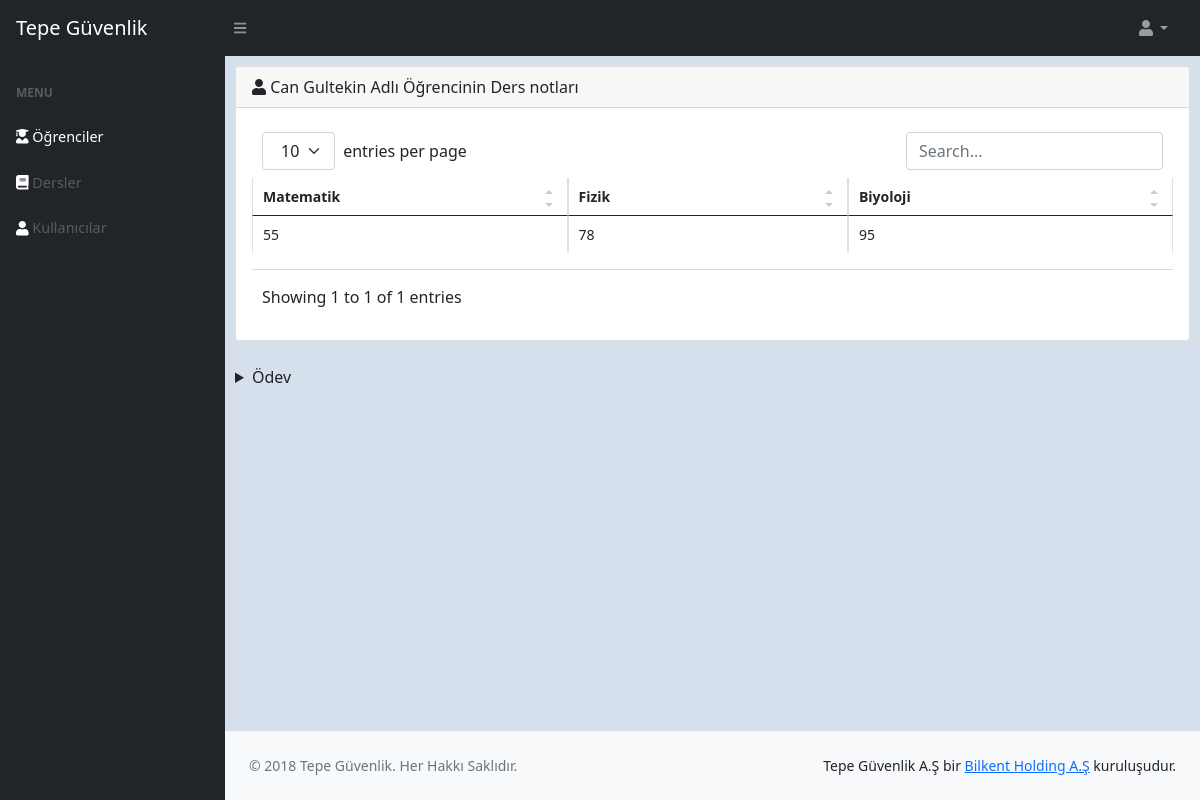
/index.php/students_detail, run on the app's committed database.
### tables this page shows
CREATE TABLE `identity` (
  `id` int(10) NOT NULL,
  `name` varchar(50) NOT NULL,
  `surname` varchar(50) NOT NULL,
  `addres` varchar(250) DEFAULT NULL,
  `math_grade` int(10) DEFAULT NULL,
  `physics_grade` int(10) DEFAULT NULL,
  `biology_grade` int(10) DEFAULT NULL
);

### application/controllers/Students_Detail.php (called while the page is built, shortened)
<?php
class Students_Detail extends CI_Controller
{
    public function __construct()
    {
        $this->load->model('Main_model');
    }
    public function index()
    {
        $student_id = 1;
        $data = array();
        $data_content = array();
        $data_content['student_info'] = $this->Main_model->get_students_detail($student_id);
        $data_content['lessons'] = $this->Main_model->get_all_lessons();
        $data['content'] = $this->load->view('students_detail', $data_content, true);
        $data['selected'] = 'students';
        $this->load->helper('url');
        $this->load->view('includes/header');
        $this->load->view('includes/sidebar', $data);
        $this->load->view('includes/footer');
    }
}

### index.php (called while the page is built, shortened)
<?php
require_once BASEPATH.'core/CodeIgniter.php';

### application/models/Main_model.php (called while the page is built, shortened)
<?php if (!defined('BASEPATH')) exit('No direct script access allowed');
class Main_model extends CI_Model
{
    function get_students_detail($id)
    {
        $query_string = "SELECT * FROM `identity` WHERE identity.id=" . $id;
        $query = $this->db->query($query_string);
        return $query->result();
    }
}

### application/views/students_detail.php (the view, shortened to what this page needs)
<main class="main-margin">
    <div class="card mb-4">
        <div class="card-header">
            <i class="fa fa-user"></i>
            <?php echo $student_info[0]->name . " " . $student_info[0]->surname; ?> Adlı Öğrencinin Ders notları
        </div>
        <div class="card-body">
            <table id="datatablesSimple">
                <thead>
                    <tr>
                        <th style="max-width: 33%;" important!>Matematik</th>
                        <th style="max-width: 33%;" important!>Fizik</th>
                        <th style="max-width: 34%;" important!>Biyoloji</th>
                    </tr>
                </thead>
                <tbody>
                    <?php foreach ($student_info as $si) { ?>
                    <tr>
                        <td style="max-width: 33%;" important!><?php echo $si->math_grade; ?></td>
                        <td style="max-width: 33%;" important!><?php echo $si->physics_grade; ?></td>
                        <td style="max-width: 34%;" important!><?php echo $si->biology_grade; ?></td>
                    </tr>
                    <?php } ?>
                </tbody>
            </table>
        </div>
    </div>
    <details style="margin-bottom: 40px;">
        <summary>Ödev</summary>
    </details>
</main>

### assets/ext-assets/css/table.css (style rules this page uses)
.dataTable-table { max-width: 100%; width: 100%; border-spacing: 0; border-collapse: separate; }
.dataTable-table > tbody > tr > td, .dataTable-table > tbody > tr > th, .dataTable-table > tfoot > tr > td, .dataTable-table > tfoot > tr > th, .dataTable-table > thead > tr > td, .dataTable-table > thead > tr > th { vertical-align: top; padding: 8px 10px; }
.dataTable-table > thead > tr > th { vertical-align: bottom; text-align: left; border-bottom: 1px solid #d9d9d9; }
.dataTable-table th { vertical-align: bottom; text-align: left; }

### assets/css/style.css (style rules this page uses)
.main-margin { margin: 10px 10px 0px 10px; }
body { background: #d6dfec; }

### data on the page
identity: name "Can", surname "Gultekin", math_grade "55", physics_grade "78", biology_grade "95"
